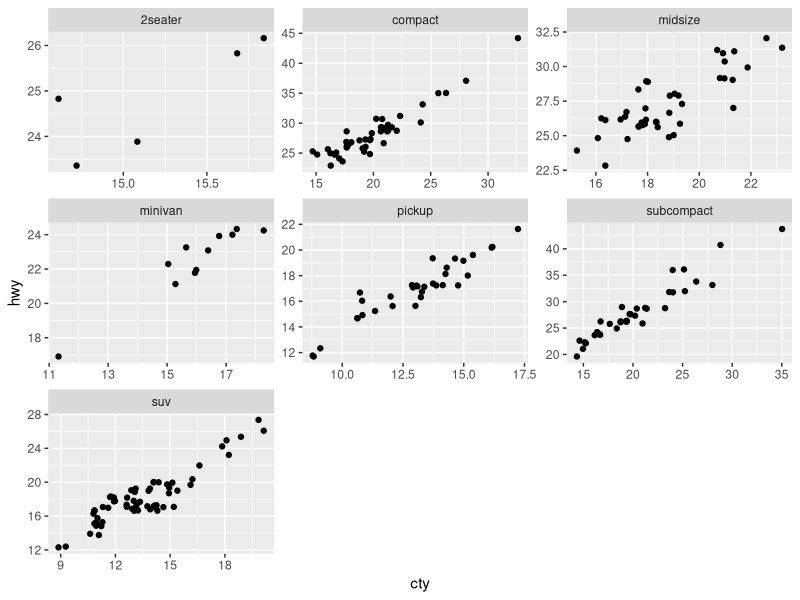
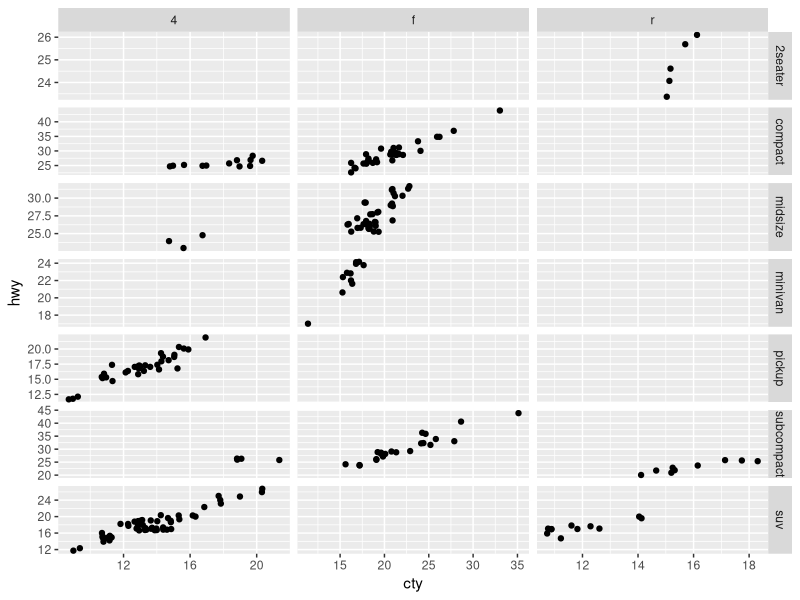
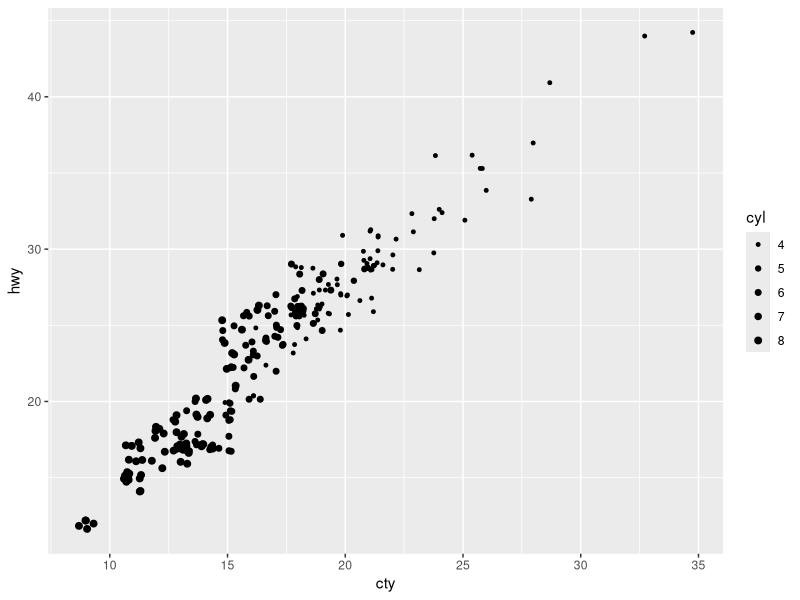
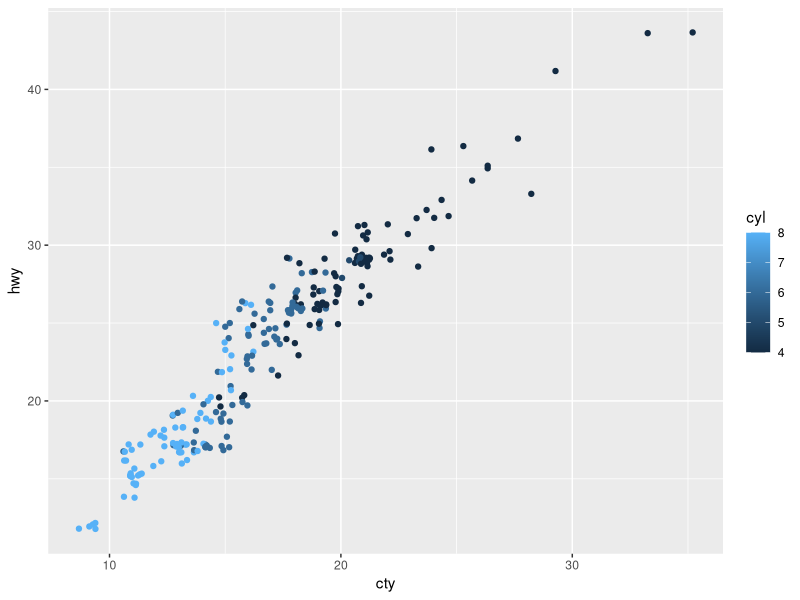
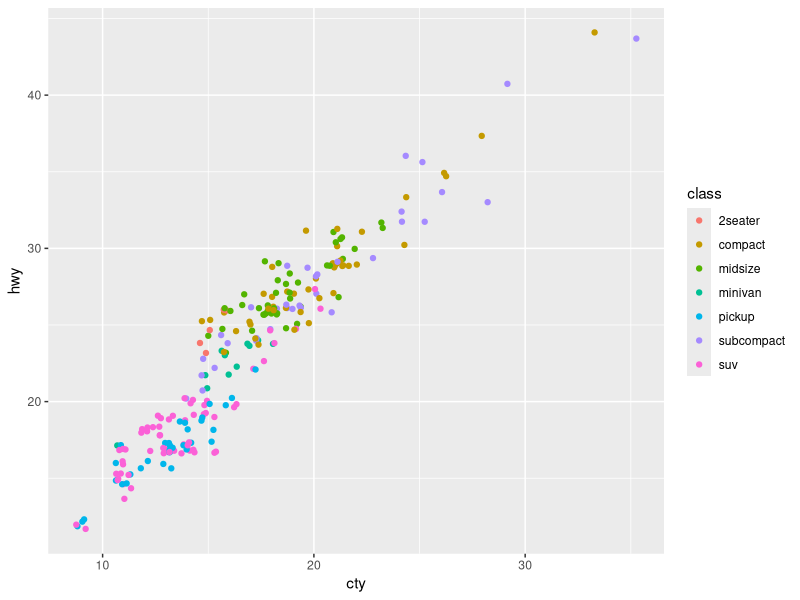
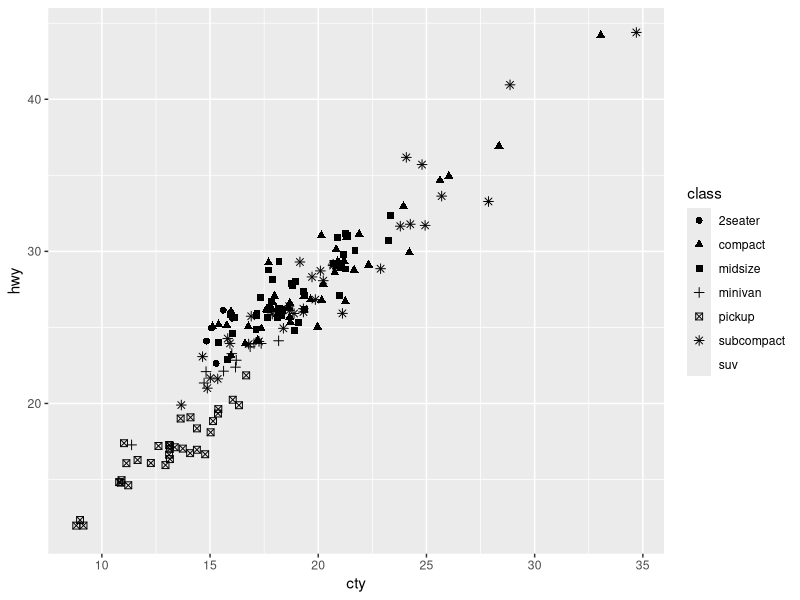
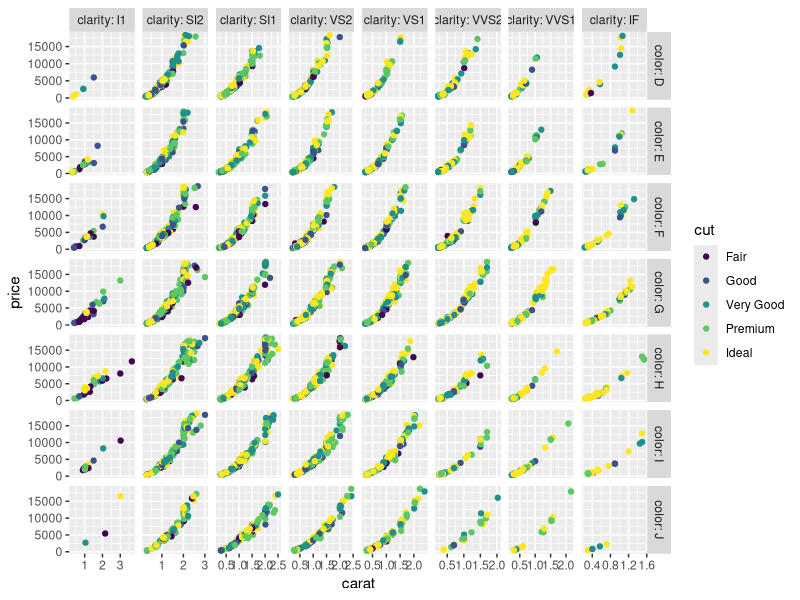

These figures' R source, in order:
# clear work space
rm(list = ls())
graphics.off()

# load libraries
library(ggplot2)
library(dplyr)
library(tibble)

# facet

## facet_wrap ()
mpg %>% 
  ggplot(aes(x = cty,
             y = hwy)) +
  geom_jitter() +
  facet_wrap(vars(class),
             scales = "free")

## facet_grid ()
mpg %>% 
  ggplot(aes(x = cty,
             y = hwy)) +
  geom_jitter() +
  facet_grid(class ~ drv,
             scales = "free")

# Add multiple features

## 2 continues var + point size = cont
mpg %>% 
  ggplot(aes(x = cty,
             y = hwy,
             size = cyl)) +
  geom_jitter() +
  scale_size(range = c(1,2))

## 2 continues var + point color = cont
mpg %>% 
  ggplot(aes(x = cty,
             y = hwy,
             color = cyl)) +
  geom_jitter()


## 2 continues var + point color = categ
mpg %>% 
  ggplot(aes(x = cty,
             y = hwy,
             color = class)) +
  geom_jitter()

## 2 continues var + point shape = categ
mpg %>% 
  ggplot(aes(x = cty,
             y = hwy,
             shape = class)) +
  geom_jitter(size = 2)

## finale plot
set.seed(123)
df.diamonds <- diamonds %>%  sample_n(10000)

df.diamonds %>% 
  ggplot(aes(x = carat,
             y = price, 
             color = cut)) +
  geom_jitter() +
  facet_grid(color ~ clarity,
             scales = "free",
             labeller = "label_both")
